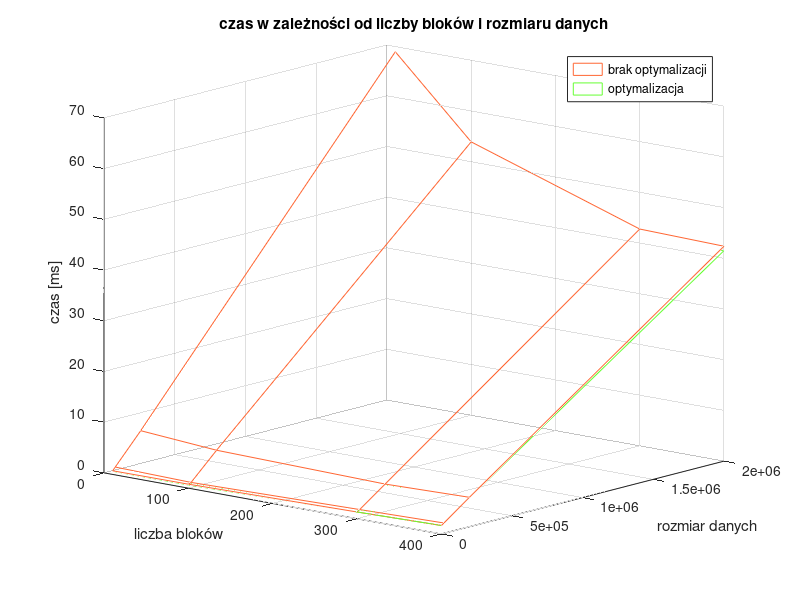

Write the MATLAB code that produced this figure.
clc;
%----------------

x=[1 10 100	300 400];
y=[2000 20000 200000 2000000];
v=[1.225536	0.6965312	0.7614912	1.310656	1.6621696
1.113248	0.6139584	0.613312	1.3096576	1.6621632
6.7933056	1.302368	0.987456	1.6616768	2.0266688
6.132832	1.1120512	0.8446144	1.6570304	2.0100672
64.7160124	7.178976	6.0410432	5.396192	5.7982848
58.3787138	6.127456	4.8143424	5.2731392	5.6779008
645.6842406	68.9663726	53.9147454	42.7544318	42.3759304
581.6300538	58.4085494	41.3876808	40.8971068	41.5074624];


x=x(2:1:end)

v=v(:,2:1:end);

not_optim = v(1:2:end,:);
optim = v(2:2:end, :);
xx=x';
yy=y';





close all;

hold on;
hSurface = mesh(xx, yy,not_optim);
set(hSurface,'EdgeColor',[1, 0.4, 0.2], 'FaceAlpha', 0);
hSurface=mesh(xx, yy,optim);
set(hSurface,'EdgeColor',[0.4, 1, 0.2], 'FaceAlpha', 0);

legend("brak optymalizacji","optymalizacja");
title("czas w zależności od liczby bloków i rozmiaru danych");
xlabel('liczba bloków')
ylabel('rozmiar danych')
zlabel('czas [ms]')
grid on;
box off;

hold off;
view(40,15);

